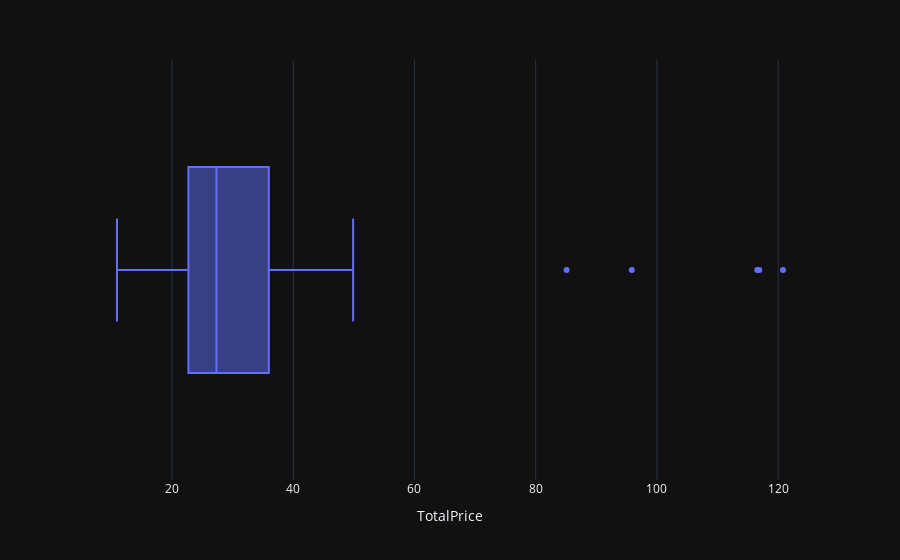

The code cell stored with this chart in its notebook:
### Code cell
px.box(country_wise, x=total_price)

### Figure 1 — Plotly figure (JSON) as saved in the notebook; plotly's stock layout.template omitted (floating-point values rounded to 4 significant figures)
{"data": [{"alignmentgroup": "True", "hovertemplate": "TotalPrice=%{x}<extra></extra>", "legendgroup": "", "marker": {"color": "#636efa"}, "name": "", "notched": false, "offsetgroup": "", "orientation": "h", "showlegend": false, "type": "box", "x": [116.9, 25.62, 32.26, 20.28, 35.74, 24.28, 27.34, 22.13, 33.07, 49.88, 36.69, 21.67, 32.91, 25.06, 25.31, 32.83, 23.68, 29.12, 23.06, 116.6, 37.64, 47.46, 24.34, 120.8, 33.74, 22.23, 22.87, 17.28, 16.21, 95.85, 24.78, 85.1, 30.64, 20.0, 27.97, 20.63, 10.93], "x0": " ", "xaxis": "x", "y0": " ", "yaxis": "y"}], "layout": {"boxmode": "group", "legend": {"tracegroupgap": 0}, "margin": {"t": 60}, "xaxis": {"anchor": "y", "domain": [0, 1], "title": {"text": "TotalPrice"}}, "yaxis": {"anchor": "x", "domain": [0, 1]}}}
